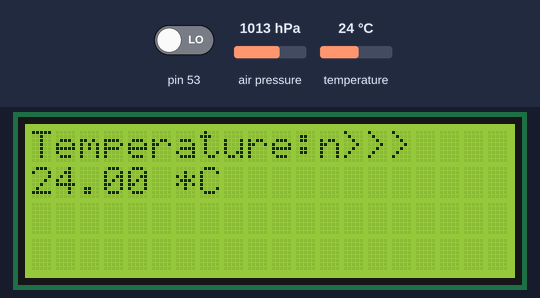
This sketch was run on a simulated Arduino Mega 2560, built with avr-gcc and run on an emulated ATmega2560. Shown: 20×4 character LCD. The test bench sets the inputs (shaded band); at power-on: pin 53 LOW, air pressure 1013 hPa, temperature 24 °C.

Above: at 4.3 s.
4.4 s: pin 53 driven HIGH
At 6.9 s:
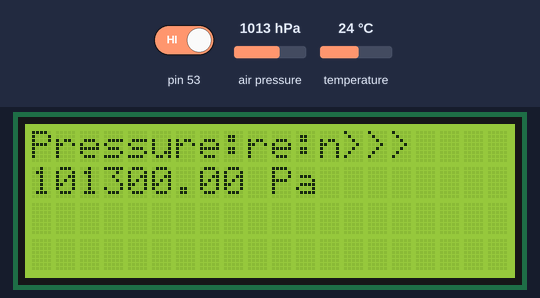
13.1 s: air pressure set to 952 hPa
At 16.0 s:
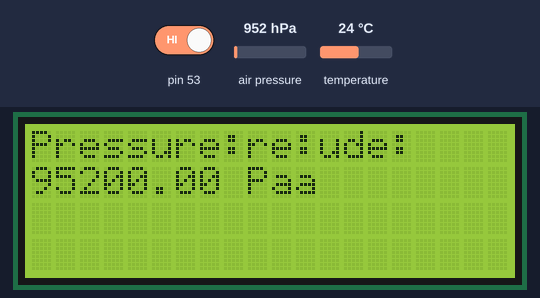
21.8 s: air pressure set to 1000 hPa
At 25.3 s:
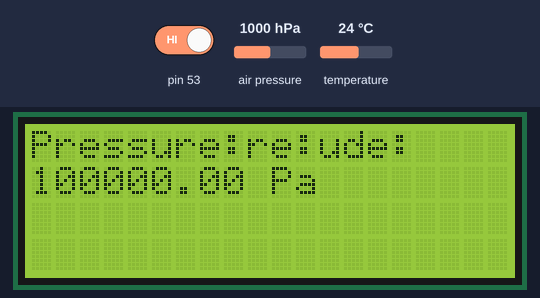
29.0 s: temperature set to 12 °C
At 31.5 s:
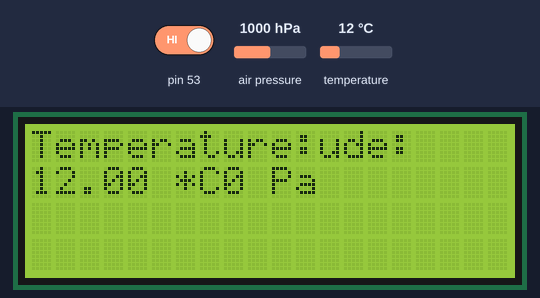
35.1 s: air pressure set to 1048 hPa
At 37.7 s:
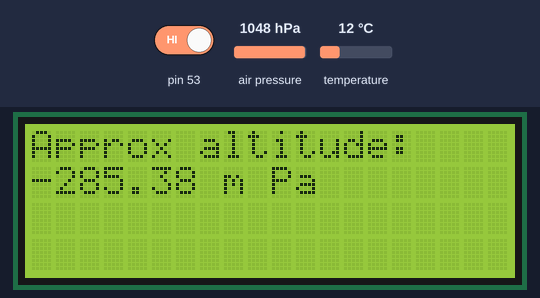
43.8 s: pin 53 driven LOW
Timing chart, 0 to 46.8 s (numbered marks = the images above; inputs shaded):
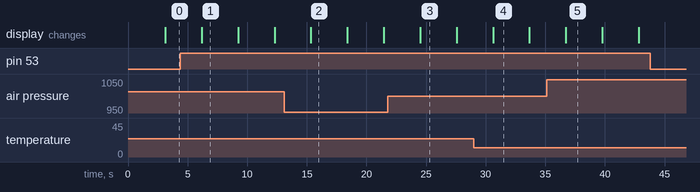

Measured:
- after the input at 4.4 s, the display: changes after 1.8 s (image 1)
- after the input at 13.1 s, the display: changes after 2.2 s (image 2)
- after the input at 21.8 s, the display: changes after 2.7 s (image 3)
- after the input at 43.8 s, every drawn part: stays the same
- what the display in image 1 shows lasts 3.0 s, from 6.2 s to 9.2 s

The sketch:

BMP280_with_LCD.ino
```cpp
#include <Wire.h>
#include <SPI.h>
#include <Adafruit_BMP280.h>
#include <LiquidCrystal_I2C.h>

#define BMP_SCK  (13)
#define BMP_MISO (12)
#define BMP_MOSI (11)
#define BMP_CS   (10)

//Define all possible states that the button can choose from to determine which data to measure and display
enum b_State {
  temp,pressure,altitude};


//Initializations
Adafruit_BMP280 bmp;    // I2C configuration of sensor
LiquidCrystal_I2C lcd(0x3F,20,4);  // set LCD address to 0x3F
b_State reading = temp;   //Initially temperature will be displayed


void setup()
{
  pinMode(53, INPUT);

  lcd.init();   // initialize the lcd
  lcd.backlight();
  lcd.setCursor(0,0);
  lcd.printstr("<<<Turning On>>>");
  delay(3000);
  clear(lcd);

  if (!bmp.begin()) {
  lcd.setCursor(0,0);
  lcd.print("BMP280 sensor");
  lcd.setCursor(0,1);
  lcd.print("Error!");
  while (1);
  }

  /* Default settings from datasheet of BMP280 sensor. */
  bmp.setSampling(Adafruit_BMP280::MODE_NORMAL,     /* Operating Mode. */
                  Adafruit_BMP280::SAMPLING_X2,     /* Temp. oversampling */
                  Adafruit_BMP280::SAMPLING_X16,    /* Pressure oversampling */
                  Adafruit_BMP280::FILTER_X16,      /* Filtering. */
                  Adafruit_BMP280::STANDBY_MS_500); /* Standby time. */
}


void loop()
{

  switch(reading){
    case temp:
    {lcd.setCursor(0,0);
    lcd.print("Temperature:");
    lcd.setCursor(0,1);
    lcd.print(bmp.readTemperature());
    lcd.print(" *C");
    delay(3000);
    clear(lcd);
    }
    break;
    case pressure:
    {
    lcd.setCursor(0,0);
    lcd.printstr("Pressure:");
    lcd.setCursor(0,1);
    lcd.print(bmp.readPressure());
    lcd.print(" Pa");
    delay(3000);
    clear(lcd);
    }
    break;
    case altitude:
    {
    lcd.setCursor(0,0);
    lcd.printstr("Approx altitude:");
    lcd.setCursor(0,1);
    lcd.print(bmp.readAltitude(1013.25)); /* Adjusted to local forecast! */
    lcd.printstr(" m");
    delay(3000);
    clear(lcd);
    }
    break;
    default:
    {
    lcd.setCursor(0,0);
    lcd.printstr("Error!");
    }
  }
  reading = updateReading(reading);
}

//Functions
void clear(LiquidCrystal_I2C lcd){
  lcd.setCursor(0,0);
  lcd.printstr("                ");
  lcd.setCursor(0,1);
  lcd.printstr("                ");
}

b_State updateReading(b_State r){
  if(digitalRead(53)){
    switch(r){
      case temp:
        r = pressure;
      break;
      case pressure:
        r = altitude;
      break;
      case altitude:
        r = temp;
      break;
      default:
        lcd.print("Error!");
    }
  }
  return r;
}
```
